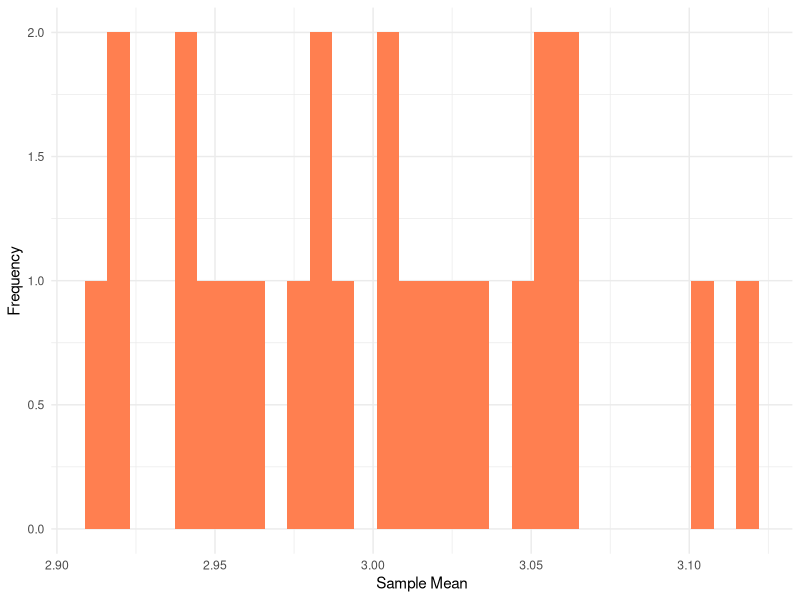

This figure's R source:
## ---- chunk 1
library(dplyr)

tibble(
  Sample = c("Dave","Gaby","Evan","Mike",
             "Jeff","Paul","Sean"),
  Mean = c(10,runif(6,1,9))
)
## ---- chunk 2
library(ggplot2)

# Collect 500 Random Samples 25 Times
replicate(
  25,
  runif(500,1,5) |> round(0) 
) |> 
  # Coerce into Dataframe
  data.frame() |> 
  # Calculate mean
  summarise_all(mean) |> 
  tidyr::pivot_longer(
    everything(),
    names_to = "sample",
    values_to = "sample_mean"
  ) |> 
  # Plot
  ggplot(aes(sample_mean)) +
  geom_histogram(
    fill = "coral"
  ) + 
  theme_minimal() + 
  labs(
    x = "Sample Mean",
    y = "Frequency"
  )
  
